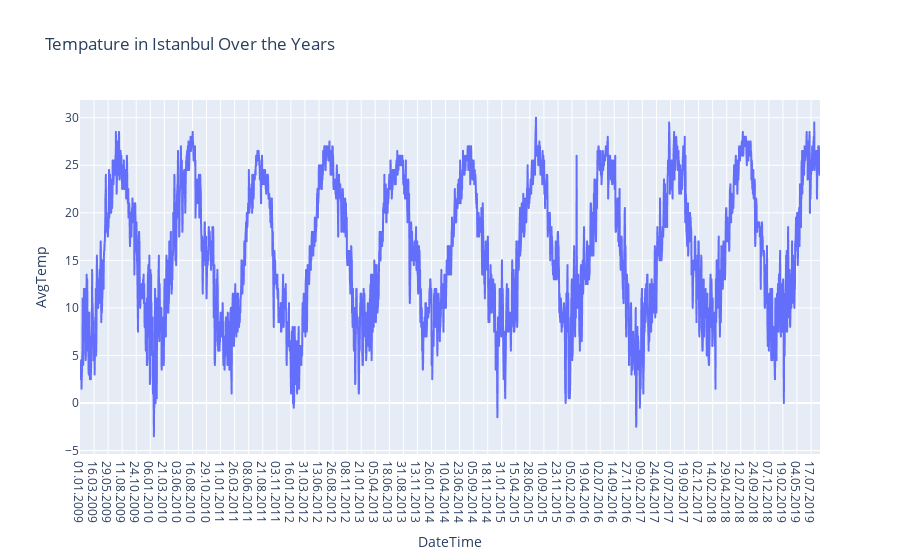

The code cell stored with this chart in its notebook:
### Code cell
figure = px.line(df, x="DateTime", 
                 y="AvgTemp", 
                 title='Tempature in Istanbul Over the Years')
figure.show()

### Figure 1 — Plotly figure (JSON) as saved in the notebook; plotly's stock layout.template omitted (floating-point values rounded to 4 significant figures; data arrays with more than 128 entries replaced by an {"elided": "..."} marker saying what was removed)
{"data": [{"hovertemplate": "DateTime=%{x}<br>AvgTemp=%{y}<extra></extra>", "legendgroup": "", "line": {"color": "#636efa", "dash": "solid"}, "marker": {"symbol": "circle"}, "mode": "lines", "name": "", "showlegend": false, "x": {"elided": "3896 str values"}, "xaxis": "x", "y": {"elided": "3896 float values"}, "yaxis": "y", "type": "scattergl"}], "layout": {"xaxis": {"anchor": "y", "domain": [0, 1], "title": {"text": "DateTime"}}, "yaxis": {"anchor": "x", "domain": [0, 1], "title": {"text": "AvgTemp"}}, "legend": {"tracegroupgap": 0}, "title": {"text": "Tempature in Istanbul Over the Years"}}}
